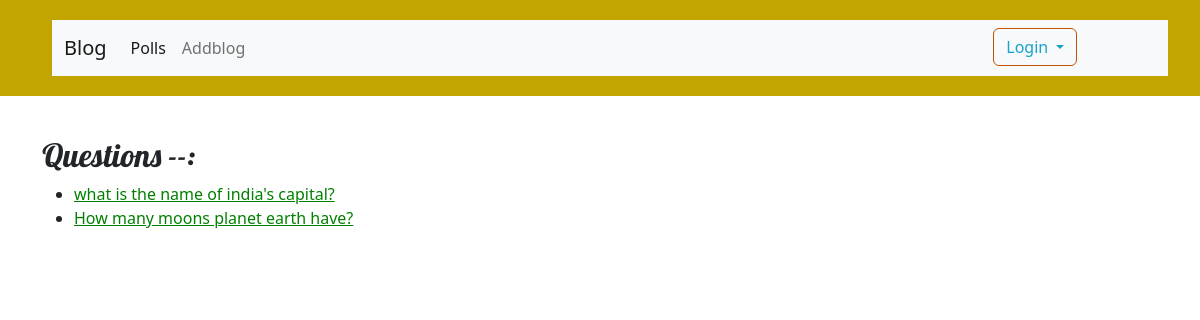
Page /mypolls/ on the committed database.
### mypolls/models.py (models this page shows, shortened)
class Question(models.Model):
    question_text = models.CharField(max_length=200)
    pub_date = models.DateTimeField('date published')

### mypolls/views.py (the view)
# urls.py: path('', views.IndexView.as_view(), name='index'),
class IndexView(generic.ListView):
    template_name = 'polls/index.html'
    context_object_name = 'latest_question_list'
    def get_queryset(self):
        return Question.objects.filter(pub_date__lte=timezone.now()).order_by('-pub_date')[:5]

### mypolls/templates/polls/index.html
{% extends 'blog/base.html' %}
{% block content %}
{% load static %}
<link rel="stylesheet" href="{% static 'polls/style.css' %}">
<h2>Questions --:</h2>
{% if latest_question_list %}
    <ul>
    {% for question in latest_question_list %}
        <li><a href="{% url 'polls:detail' question.id %}">{{ question.question_text }}</a></li>
    {% endfor %}
    </ul>
{% else %}
    <p>No polls are available.</p>
{% endif %}
{% endblock %}

### blog/static/css/blog.css (style rules this page uses)
h1, h2, h3, h4 { font-family: 'Lobster' }

### mypolls/static/polls/style.css (style rules this page uses)
li a { color: green; }
body { background: white url("images/background.png") no-repeat; }

### rows in the picture
Question: question_text "what is the name of india's capital?"
Question: question_text "How many moons planet earth have?"
